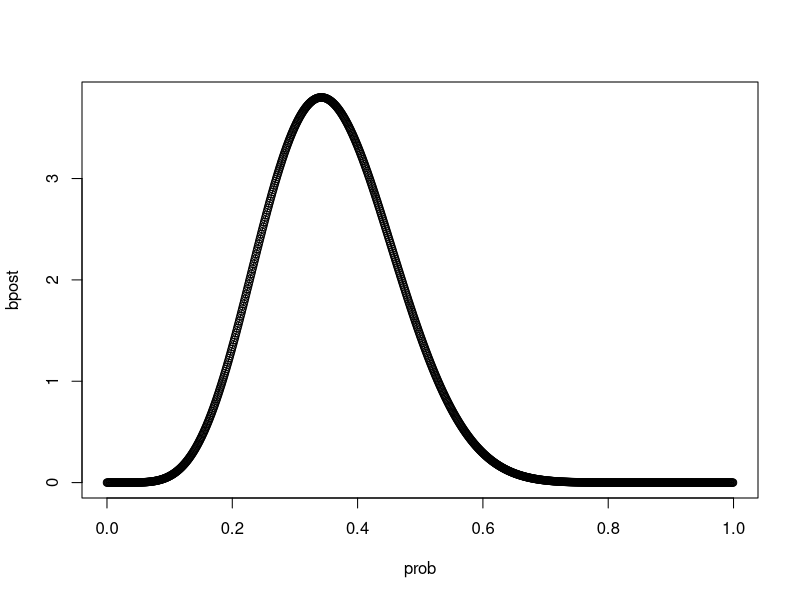
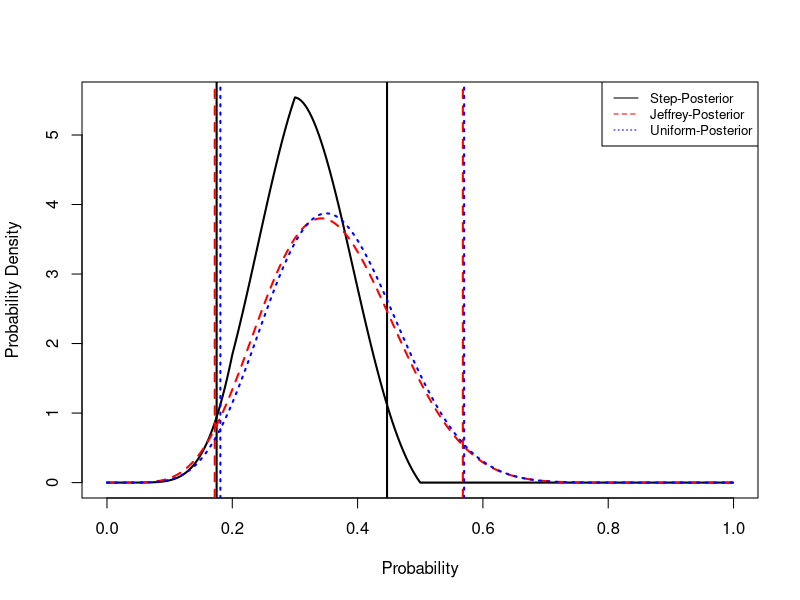
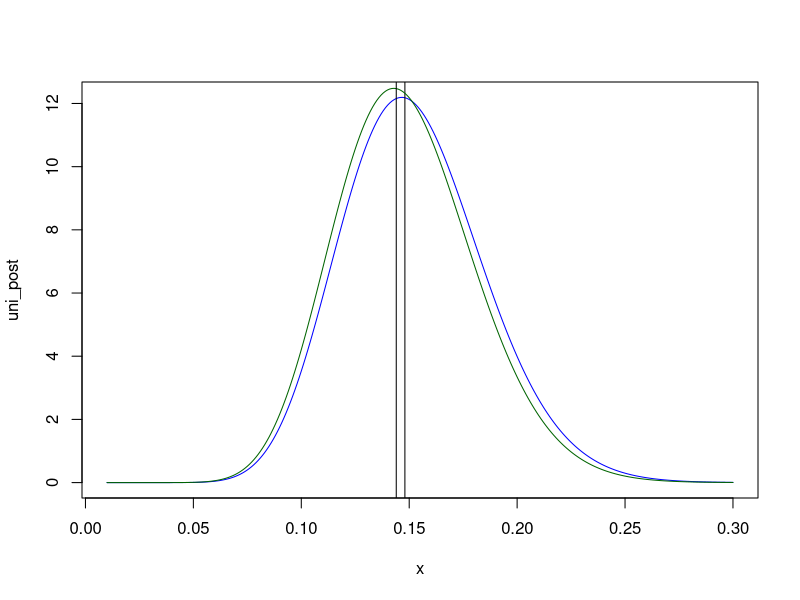
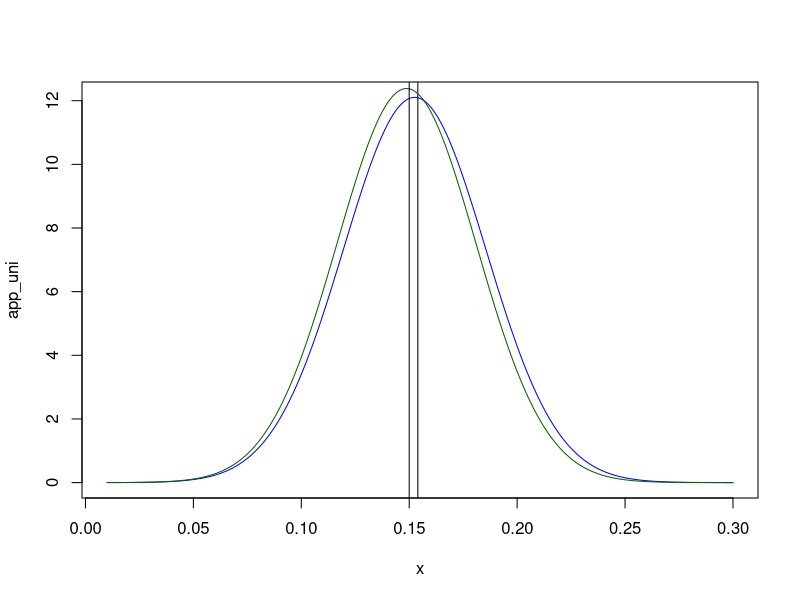
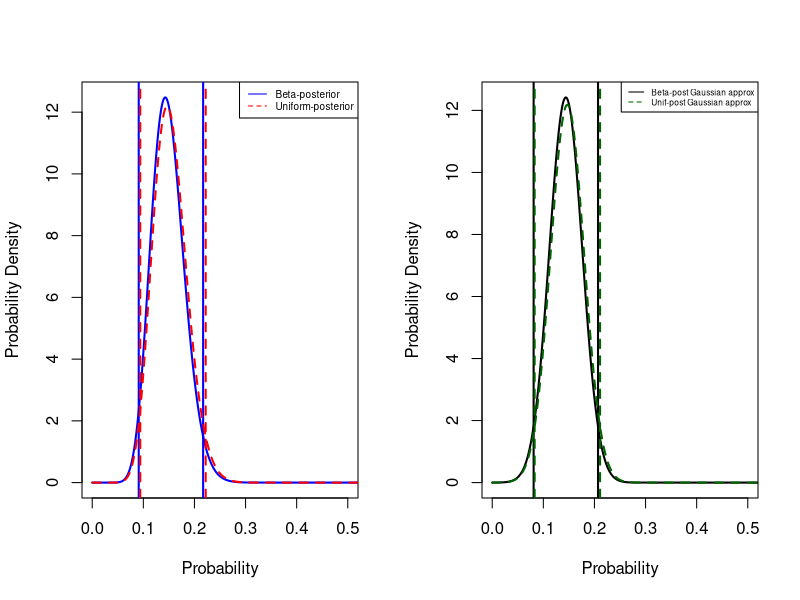
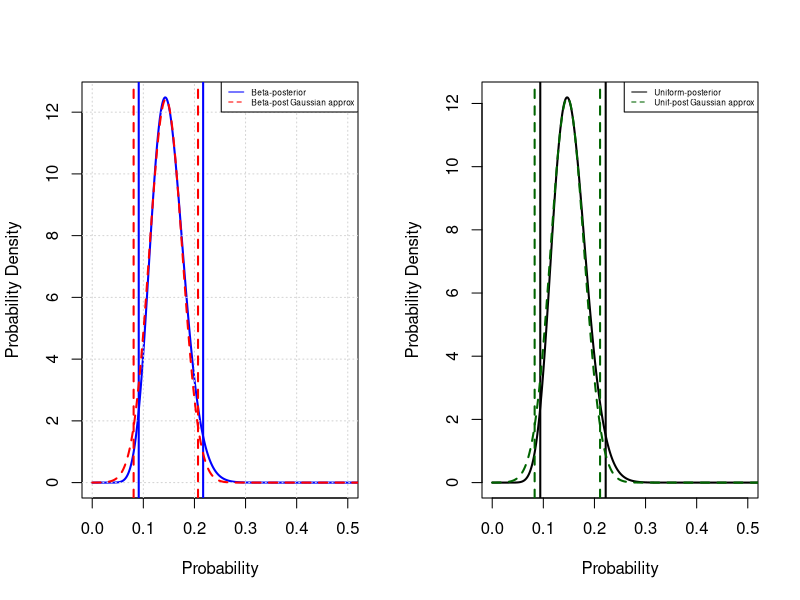
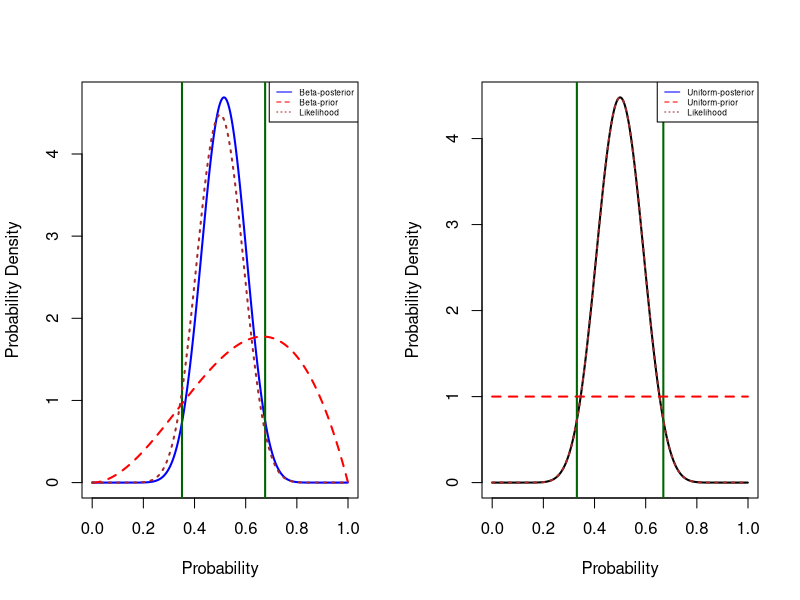
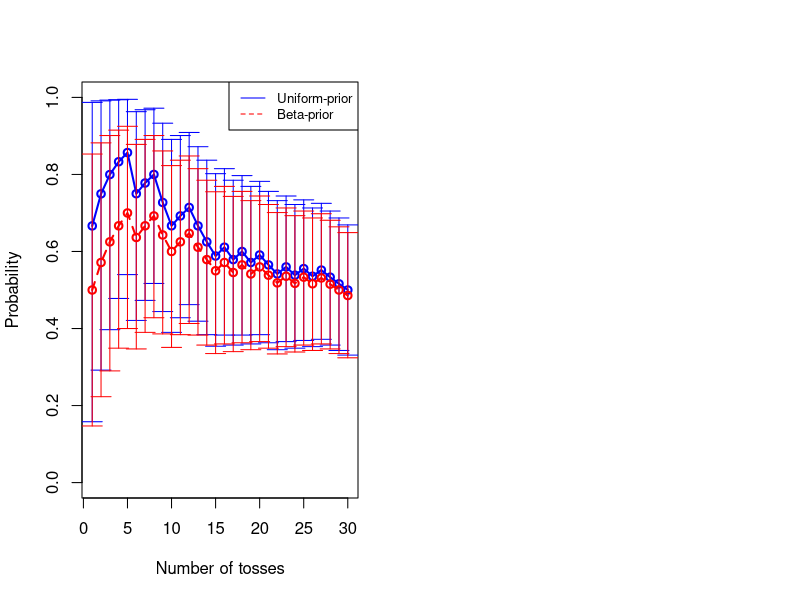

R code for these plots, in order:
## ---- chunk 1

n <- 20
r <- 7

prob <- seq(from =0.1, to =1000, by=1)/1000
like <- dbinom(x=r, size=n, prob)

Fprior <- 1
Jprior <- dbeta(x = prob, shape1 = 1/2 , shape2 = 1/2)

Sprior <- function(x){
  f <- c()
  for (i in x){ 
      if(i<0.2){
        f <- append(f,i)
      }
      else if(0.2<i & i<0.3){
        f <- append(f,0.2)
      }
      else if(0.3<i & i<0.5){
        f <- append(f,0.5-i)
      }
      else{
        f <- append(f,0)
      }
  }
  return(f)
}
conf <- function(x,delta,c){
  p <- 0
  j <- 0
  low <- 0
  high <- 0
  Z = sum(x*delta)
  for (i in x){
    p <- p+i*delta/Z
    if (p>=(1-c)/2){
      low <- j
      break
    }
    j <- j+1
  }
  p <- 0
  j <- 0
  for (i in x){
    p <- p+i*delta/Z
    if (p>=c+(1-c)/2){
      high <- j
      break
    }
    j <- j+1
  }
  return(c(low*delta,high*delta))
}
PartFunc <- function(x,delta){
  return(sum(x*delta))
}

sprior <- Sprior(prob)
ZF <- PartFunc(like*Fprior,1/1000)
ZJ <- PartFunc(like*Jprior,1/1000)
ZS <- PartFunc(like*sprior,1/1000)
Fpost <- like*Fprior/(ZF)
Jpost <- like*Jprior/(ZJ)
Spost <- like*sprior/(ZS)

cat("The confidence interval for the posterior of the Unif prior is ",conf(Fpost,1/1000, 0.95),"\n")
cat("The confidence interval for the posterior of the Jeffrey prior is",conf(Jpost,1/1000, 0.95),"\n")
cat("The confidence interval for the posterior of the Step prior is",conf(Spost,1/1000, 0.95),"\n")

bpost <- dbeta(x= prob, shape1= r+1/2, shape2= n-r+1/2)
plot(prob, bpost)
lines(prob,Jpost)

## ---- chunk 2
plot(prob,Spost, col="black",type="l",lwd=2 ,lty=1,xlab = "Probability",ylab = "Probability Density")
abline(v=conf(Spost,1/1000, 0.95), col=c("black", "black"), lty=c(1,1), lwd=c(2, 2))

lines(prob,Jpost, col="red",lty=2,lwd=2)
abline(v=conf(Jpost,1/1000, 0.95), col=c("red", "red"), lty=c(2,2), lwd=c(2, 2))

lines(prob,Fpost, col="blue",lty=3,lwd=2)
abline(v=conf(Fpost,1/1000, 0.95), col=c("blue", "blue"), lty=c(3,3), lwd=c(2, 2))

legend(x="topright",legend=c("Step-Posterior","Jeffrey-Posterior","Uniform-Posterior"), col=c("black","red","blue"),lty=c(1,2,3), cex=0.8)

x <- c("Mean","Lower 95% bound","Upper 95% bound")
jeffrey_post <- c(which.max(Jpost)*1/1000,conf(Jpost,1/1000, 0.95))
uniform_post <- c(which.max(Fpost)*1/1000,conf(Fpost,1/1000, 0.95))
step_post <- c(which.max(Spost)*1/1000,conf(Spost,1/1000, 0.95))
summ <- data.frame(x,jeffrey_post, uniform_post, step_post)
print(summ)
## ---- chunk 3
r <- 17
n <- 116
space <- 0.001
x <- seq(from = 0.01,to = 0.3, by=space)

uni_post <- dbeta( x = x, r+1, n-r+1 )
beta_post <- dbeta( x = x ,r+1, n-r+4 )

plot(x,uni_post, type='l', col='blue')
abline(v=which.max(uni_post)*space+0.01)
lines(x,beta_post, type='l', col='darkgreen')
abline(v=which.max(beta_post)*space+0.01)

mom1_uni <- sum(uni_post*x*space)
mom2_uni <- sum(uni_post*x*x*space)
std_uni <- sqrt(mom2_uni - mom1_uni*mom1_uni)
cat("first mom uni",mom1_uni,"second mom uni",mom2_uni,"\n")

mom1_beta <- sum(beta_post*x*space)
mom2_beta <- sum(beta_post*x*x*space)
std_beta <- sqrt(mom2_beta - mom1_beta*mom1_beta)
cat("first mom beta",mom1_beta,"second mom beta",mom2_beta,"\n")

app_uni <- dnorm(x=x, mean = mom1_uni, sd=std_uni )
app_beta <- dnorm(x=x, mean = mom1_beta, sd=std_beta )

plot(x,app_uni, type='l', col='blue')
abline(v=which.max(app_uni)*space+0.01)
lines(x,app_beta, type='l', col='darkgreen')
abline(v=which.max(app_beta)*space+0.01)

cat("first mom uni",sum(app_uni*x*space),"second mom uni",sum(app_uni*x*x*space),"\n")
cat("first mom uni",sum(app_beta*x*space),"second mom uni",sum(app_beta*x*x*space),"\n")
## ---- chunk 4

n <- 116
r <- 17
N <- 1000
prob <- seq(from =0.1, to =N, by=1)/N
like <- dbinom(x=r, size=n, prob)

Uprior <- 1
Bprior <- dbeta(prob, shape1 = 1, shape2 = 4)

Zu <- PartFunc(like*Uprior, 1/N)
Zb <- PartFunc(like*Bprior, 1/N)

Upost <- like*Uprior/Zu
Bpost <- like*Bprior/Zb

Ufirst <- sum(prob*Upost*1/N)
Usecond <- sum(prob*prob*Upost*1/N)
Umax_ind <- which.max(Upost)
Usig <- 1/sqrt(-1*(log(Upost[Umax_ind-1])-2*log(Upost[Umax_ind])+log(Upost[Umax_ind+1]))/(1/(N*N)))
  
Bfirst <- sum(prob*Bpost*1/N)
Bsecond <- sum(prob*prob*Bpost*1/N)
Bmax_ind <- which.max(Bpost)
Bsig <- 1/sqrt(-1*(log(Bpost[Bmax_ind-1])-2*log(Bpost[Bmax_ind])+log(Bpost[Bmax_ind+1]))/(1/(N*N)))

UGauss <- dnorm(prob, mean =Umax_ind*1/N, sd= Usig)
BGauss <- dnorm(prob, mean =Bmax_ind*1/N, sd= Bsig)

## ---- chunk 5

par(mfrow=c(1,2)) 

plot(prob,Bpost, col="blue",type="l",lwd=2 ,lty=1, xlim=c(0,0.5),xlab = "Probability",ylab = "Probability Density")
abline(v=conf(Bpost,1/1000, 0.95), col=c("blue", "blue"), lty=c(1,1), lwd=c(2, 2))

lines(prob,Upost, col="red",lty=2,lwd=2)
abline(v=conf(Upost,1/1000, 0.95), col=c("red", "red"), lty=c(2,2), lwd=c(2, 2))
legend(x="topright",legend=c("Beta-posterior","Uniform-posterior"), col=c("blue","red"),lty=c(1,2), cex=0.6)

plot(prob,BGauss, col="black",type="l",lwd=2 ,lty=1, xlim=c(0,0.5),xlab = "Probability",ylab = "Probability Density")
abline(v=conf(BGauss,1/1000, 0.95), col=c("black", "black"), lty=c(1,1), lwd=c(2, 2))

lines(prob,UGauss, col="darkgreen",lty=2,lwd=2)
abline(v=conf(UGauss,1/1000, 0.95), col=c("darkgreen", "darkgreen"), lty=c(2,2), lwd=c(2, 2))
legend(x="topright",legend=c("Beta-post Gaussian approx","Unif-post Gaussian approx"), col=c("black","darkgreen"),lty=c(1,2), cex=0.5)

cat("The first and the second moment of the posterior of the unif prior are:", Ufirst,",", Usecond, "\n")
cat("The first and the second moment of the posterior of the beta prior are:", Bfirst," ", Bsecond, "\n")

## ---- chunk 6

par(mfrow=c(1,2)) 

plot(prob,Bpost, col="blue",type="l",lwd=2 ,lty=1, xlim=c(0,0.5),xlab = "Probability",ylab = "Probability Density")
grid()
abline(v=conf(Bpost,1/1000, 0.95), col=c("blue", "blue"), lty=c(1,1), lwd=c(2, 2))

lines(prob,BGauss, col="red",lty=2,lwd=2)
abline(v=conf(BGauss,1/1000, 0.95), col=c("red", "red"), lty=c(2,2), lwd=c(2, 2))
legend(x="topright",legend=c("Beta-posterior","Beta-post Gaussian approx"), col=c("blue","red"),lty=c(1,2), cex=0.5)

plot(prob,Upost, col="black",type="l",lwd=2 ,lty=1, xlim=c(0,0.5),xlab = "Probability",ylab = "Probability Density")
abline(v=conf(Upost,1/1000, 0.95), col=c("black", "black"), lty=c(1,1), lwd=c(2, 2))

lines(prob,UGauss, col="darkgreen",lty=2,lwd=2)
abline(v=conf(UGauss,1/1000, 0.95), col=c("darkgreen", "darkgreen"), lty=c(2,2), lwd=c(2, 2))
legend(x="topright",legend=c("Uniform-posterior","Unif-post Gaussian approx"), col=c("black","darkgreen"),lty=c(1,2), cex=0.5)

## ---- chunk 7

n <- 30
r <- 15
N <- 1000
prob <- seq(from = 0.1, to = N, by = 1)/N
like <- dbinom(x=r, size=n, prob)
like <- like/PartFunc(like,1/N)


Uprior <- rep(1,N)
Bprior <- dbeta(prob, shape1 = 3, shape2 = 2)

Zu <- PartFunc(like*Uprior, 1/N)
Zb <- PartFunc(like*Bprior, 1/N)

Upost <- like*Uprior/Zu
Bpost <- like*Bprior/Zb

Ufirst <- sum(prob*Upost*1/N)
Usecond <- sum(prob*prob*Upost*1/N)
  
Bfirst <- sum(prob*Bpost*1/N)
Bsecond <- sum(prob*prob*Bpost*1/N)


## ---- chunk 8

par(mfrow=c(1,2)) 

plot(prob,Bpost, col="blue",type="l",lwd=2 ,lty=1,xlab = "Probability",ylab = "Probability Density")
abline(v=conf(Bpost,1/1000, 0.95), col=c("darkgreen", "darkgreen"), lty=c(1,1), lwd=c(2, 2))

lines(prob,Bprior, col="red",lty=2,lwd=2)
lines(prob,like, col="brown",lty=3,lwd=2)
legend(x="topright",legend=c("Beta-posterior","Beta-prior","Likelihood"), col=c("blue","red","brown"),lty=c(1,2,3), cex=0.5)


plot(prob,Upost, col="black",type="l",lwd=2 ,lty=1,xlab = "Probability",ylab = "Probability Density")
abline(v=conf(Upost,1/1000, 0.95), col=c("darkgreen", "darkgreen"), lty=c(1,1), lwd=c(2, 2))

lines(prob,Uprior, col="red",lty=2,lwd=2)
lines(prob,like, col="brown",lty=3,lwd=2)
legend(x="topright",legend=c("Uniform-posterior","Uniform-prior","Likelihood"), col=c("blue","red","brown"),lty=c(1,2,3), cex=0.5)

cat("The first and the second moment of the posterior of the unif prior are:", Ufirst,",", Usecond, "\n")
cat("The first and the second moment of the posterior of the beta prior are:", Bfirst," ", Bsecond, "\n")

## ---- chunk 9
tosses <- c(1, 1, 1, 1, 1, 0, 1, 1, 0, 0, 1, 1, 0, 0, 0, 1, 0, 1, 0, 1, 0, 0, 1, 0, 1, 0, 1, 0,0, 0)
Uvalues <- c()
Bvalues <- c()
ULowt <- c()
UUpt <- c()
BLowt <- c()
BUpt <- c()
r <- 0
vers1 = FALSE
for (i in 1:length(tosses)){
  n <- 1
  r <- tosses[i]
  N <- 1000
  
  prob <- seq(from = 0.1, to = N, by = 1)/N
  like <- dbinom(x=r, size=n, prob)
  like <- like/PartFunc(like,1/N)

  if (i==1){
    Uprior <- 1
    Bprior <- dbeta(prob, shape1 = 2, shape2 = 3)
  }
  
  Zu <- PartFunc(like*Uprior, 1/N)
  Zb <- PartFunc(like*Bprior, 1/N)
  
  Upost <- like*Uprior/Zu
  Bpost <- like*Bprior/Zb
  
  Ufirst <- sum(prob*Upost*1/N)
  Usecond <- sum(prob*prob*Upost*1/N)
  Uvalues <- append(Uvalues, Ufirst)
  ULowt <- append(ULowt,conf(Upost,1/N,0.95)[1])
  UUpt <- append(UUpt,conf(Upost,1/N,0.95)[2])
    
  Bfirst <- sum(prob*Bpost*1/N)
  Bsecond <- sum(prob*prob*Bpost*1/N)
  Bvalues <- append(Bvalues, Bfirst)
  BLowt <- append(BLowt,conf(Bpost,1/N,0.95)[1])
  BUpt <- append(BUpt,conf(Bpost,1/N,0.95)[2])
  
  Uprior <- Upost
  Bprior <- Bpost
}
## ---- chunk 10
Num_toss <- seq(from=1, to=length(Uvalues), by=1)

plot(Num_toss,Uvalues, col="blue",type="o",lwd=2 ,lty=1, ylim=c(0,1), ylab = "Probability", xlab = "Number of tosses")
arrows(x0=Num_toss, y0=ULowt, x1=Num_toss, y1=UUpt, code=3, angle=90, length=0.1, col = 'blue')
lines(Num_toss,Bvalues, col="red",type="o",lty=2,lwd=2)
arrows(x0=Num_toss, y0=BLowt, x1=Num_toss, y1=BUpt, code=3, angle=90, length=0.1, col = 'red')
legend(x="topright",legend=c("Uniform-prior","Beta-prior"), col=c("blue","red"),lty=c(1,2), cex=0.8)

cat("The result of the sequential analysis is", Bvalues[length(Bvalues)] ,Uvalues[length(Uvalues)], "with respect to 0.5 of a one-step analysis, so obviously they are the same")
## ---- chunk 11
mat <- cbind(c(1,1,1,1,1),c(1,1,1,1,0),c(1,1,1,0,0),c(1,1,0,0,0),c(1,0,0,0,0),c(0,0,0,0,0))

box <- sample(1:6,1)
ph_e <- c(1,1,1,1,1,1)/6
ph_et <- c(1,1,1,1,1,1)/6
e <- 20
ex_balls <- c("N")
for (j in 1:e){
  ball <- sample(1:5,1)
  ext <- mat[ball,box]
  if(ext == 1){
    ex_balls <- append(ex_balls,"B")
  }
  else{
    ex_balls <- append(ex_balls,"W")
  }

  for (i in 1:6){
    ph_e[i] <- length(mat[,i][mat[,i] == ext])/5 * ph_e[i]
  }
  ph_e <- ph_e/sum(ph_e)
  ph_et <- rbind(ph_et,ph_e)
}

par(mfrow=c(2,3)) 

Extractions <- seq(from =0, to = e, by=1)

plot(Extractions,ph_et[,1], col="blue",type="l",lwd=2 , ylim=c(0,1) ,lty=1,main = "Box H0", ylab = "Probability")

plot(Extractions,ph_et[,2], col="black",type="l",lwd=2 , ylim=c(0,1),lty=1,main ="Box H1" , ylab = "Probability")

plot(Extractions,ph_et[,3], col="red",type="l",lwd=2 , ylim=c(0,1),lty=1,main ="Box H2", ylab = "Probability" )

plot(Extractions,ph_et[,4], col="darkgreen",type="l",lwd=2 , ylim=c(0,1),lty=1,main = "Box H3", ylab = "Probability")

plot(Extractions,ph_et[,5], col="orange",type="l",lwd=2 , ylim=c(0,1),lty=1,main ="Box H4", ylab = "Probability" )

plot(Extractions,ph_et[,6], col="brown",type="l",lwd=2 , ylim=c(0,1),lty=1,main = "Box H5", ylab = "Probability")

cat("The real box tossed is H",box-1,"\n")
cat("Probabilities of each box at the",e,"th trial is\nH0 =",ph_et[e,1],"\nH1 =",ph_et[e,2],"\nH2 =",ph_et[e,3],"\nH3 =",ph_et[e,4],"\nH4 =",ph_et[e,5],"\nH5 =",ph_et[e,6])
## ---- chunk 12
library(tidyverse)
df <- data.frame(round(ph_et,3))
Extraction <- seq(from=0, to=e, by=1)
df <- cbind(df, Extraction)
df <- cbind(df, ex_balls)
df <- rename(df,H0=X1,
              H1=X2,
              H2=X3,
              H3=X4,
              H4=X5,
              H5=X6,
              BALL=ex_balls)
print(df)
